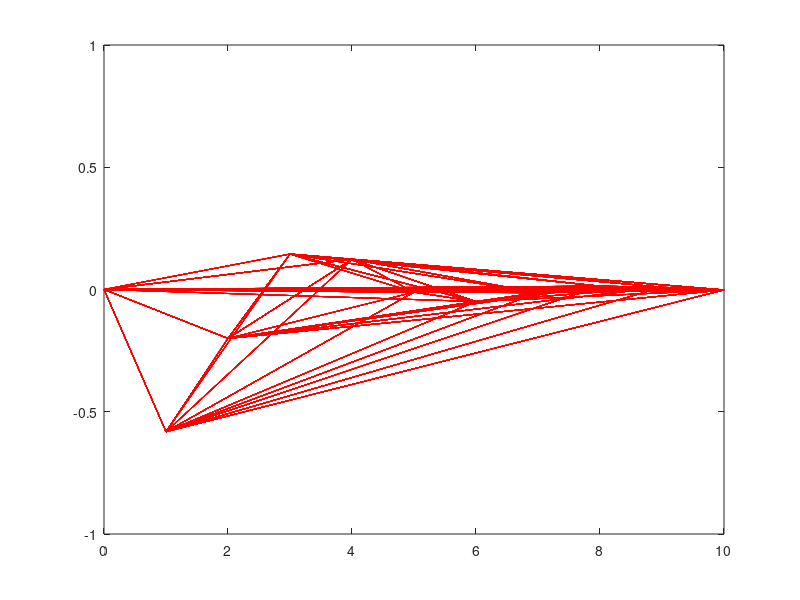

Recreate this plot in MATLAB.
function PlotarGraficoIncorreto4c ()

x = randi([0 10], 1, 1000); % valores de x incorretos
y = sin(5 * x) .* exp(-0.5 * x);
plot(x, y, 'r');
ylim([-1 1]); 